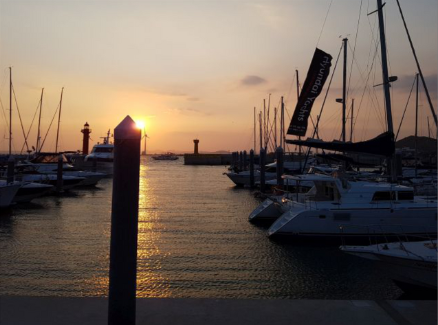
#> input picture Color_Processed_Images/test02.png, 438 x 325 px; its folder holds only this picture in this run
$ python color_histogram.py
#> lines starting #> are read from the running program, lines starting #| are printed output that depends on the picture
import cv2
import os
import matplotlib.pyplot as plt

def plot_image_and_rgb_histogram(image, title):
    # 새로운 figure 생성
    plt.figure(figsize=(18, 6))

    # 이미지 표시
    plt.subplot(1, 2, 1)
    plt.imshow(cv2.cvtColor(image, cv2.COLOR_BGR2RGB))
    plt.title(title)

    # R, G, B 각각의 색상에 대한 히스토그램 계산 및 표시
    colors = ('r', 'g', 'b')
    for i, color in enumerate(colors):
        histogram = cv2.calcHist([image], [i], None, [256], [0, 256])

        # 히스토그램 표시
        plt.subplot(1, 2, 2)
        plt.plot(histogram, color=color, label=f'{color.upper()}')
        plt.title('RGB Histogram')
        plt.xlabel('Pixel Value')
        plt.ylabel('Frequency')

    # 범례 추가
    plt.legend()

    # 창 크기 조절
    plt.tight_layout()
    plt.show()

def process_images_in_folder(folder_path):
    # 폴더 내 모든 파일에 대해 반복
#> called with folder_path = 'Color_Processed_Images/'
    for filename in os.listdir(folder_path):
        # 파일 경로 생성
        file_path = os.path.join(folder_path, filename)

        # 파일이 이미지인지 확인
        if os.path.isfile(file_path) and any(file_path.lower().endswith(ext) for ext in ['.png', '.jpg', '.jpeg']):
            # 컬러 이미지 읽기
            color_image = cv2.imread(file_path)
#> color_image is the input picture: shape (325, 438, 3); mean B, G, R 84.4, 95, 109.1

            # 이미지와 RGB 히스토그램 시각화
            plot_image_and_rgb_histogram(color_image, f'Image and RGB Histogram for {filename}')
#> in plot_image_and_rgb_histogram, `plt.show()`:
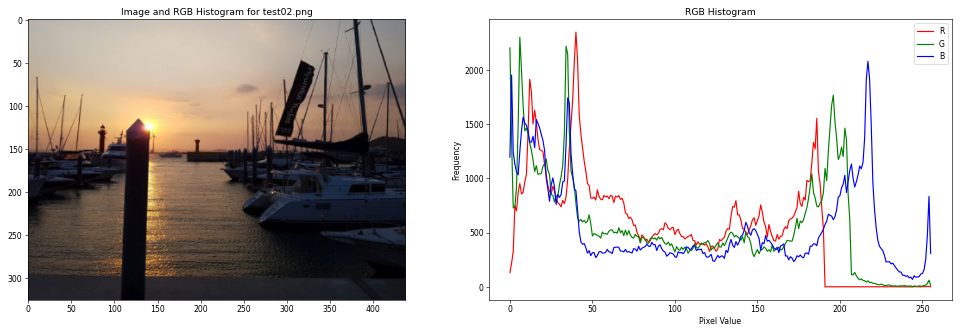
#> figure drawn by matplotlib, 2 panels; panel 2: curve peaks at x = 40, y = 2347; panel 2: curve peaks at x = 6, y = 2300; panel 2: curve peaks at x = 217, y = 2078

if __name__ == "__main__":
    folder_path = "Color_Processed_Images/"  # 실제 폴더 경로로 대체해주세요
    process_images_in_folder(folder_path)
